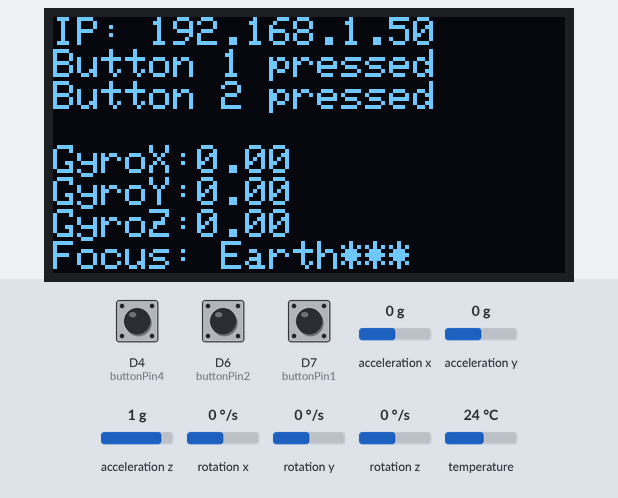
A sketch run on a simulated ESP8266 (NodeMCU). Shown: 128×64 one-colour display. The inputs (shaded band) are chosen by the test bench; at power-on: rotation x 0 °/s, D6 (buttonPin2) LOW, D7 (buttonPin1) LOW, rotation y 0 °/s, rotation z 0 °/s, D4 (buttonPin4) LOW, acceleration x 0 g, acceleration y 0 g, acceleration z 1 g, temperature 24 °C. WiFi joins after 1.5 s; servers stay silent unless stated; the display library's start-up logo is not drawn; what the sketch prints to the serial monitor is not drawn.

Above: at 3.2 s.
3.3 s: rotation x set to -192 °/s
At 4.6 s:
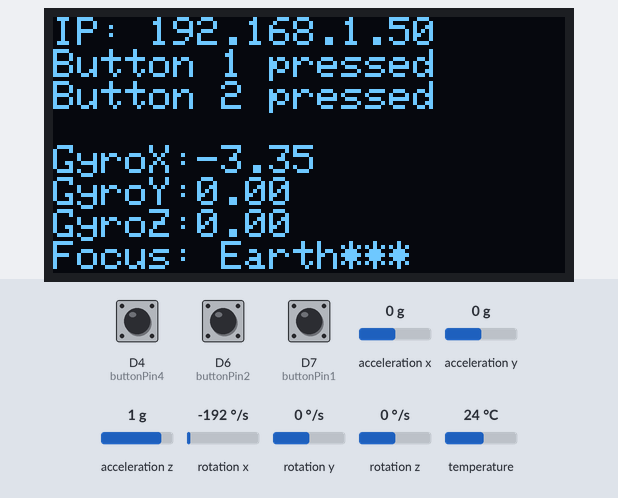
5.2 s: D6 (buttonPin2) pulled HIGH for 0.9 s
At 6.5 s:
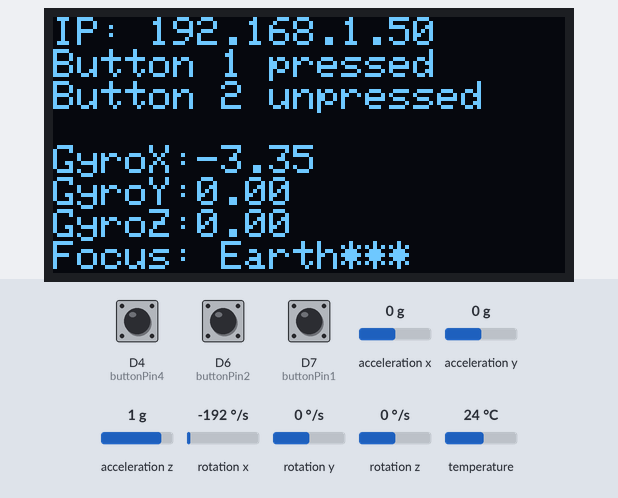
8.1 s: D7 (buttonPin1) pulled HIGH for 0.9 s
At 9.4 s:
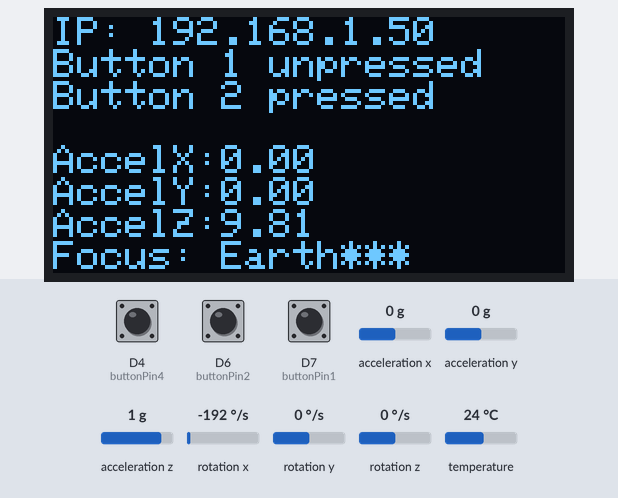
11.0 s: rotation y set to -192 °/s
At 11.9 s:
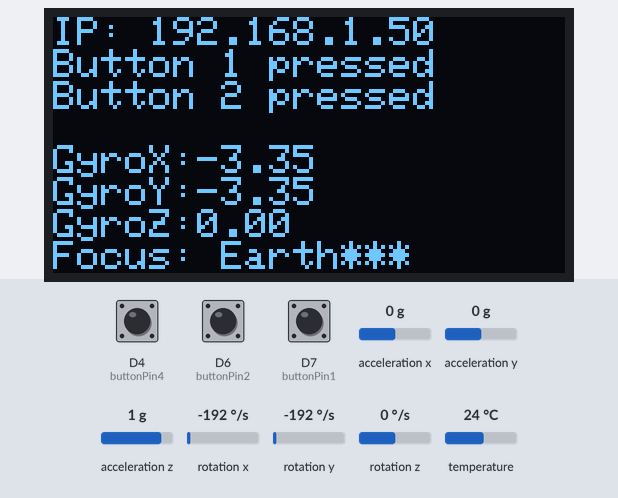
12.5 s: rotation z set to -192 °/s
At 14.3 s:
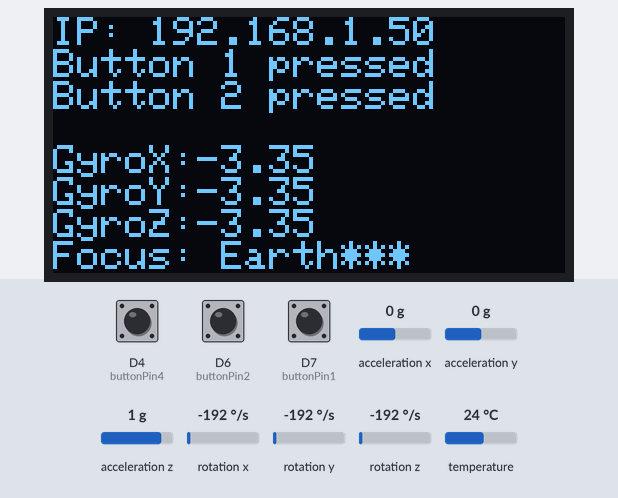
14.7 s: D6 (buttonPin2) pulled HIGH for 0.9 s
At 15.9 s:
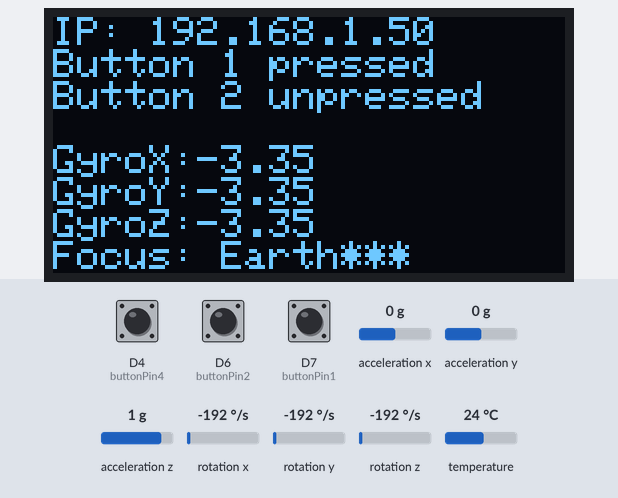
Timing chart, 0 to 17.7 s (numbered marks = the images above; inputs shaded):
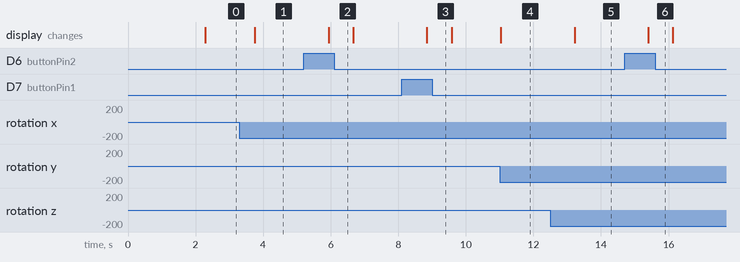

Measured:
- after the input at 3.3 s, the display: changes after 0.45 s (image 1)
- after the input at 5.2 s, the display: changes after 0.73 s (image 2)
- after the input at 8.1 s, the display: changes after 0.75 s (image 3)
- after the input at 11.0 s, the display: changes at once (image 4)
- after the input at 12.5 s, the display: changes after 0.72 s (image 5)
- after the input at 14.7 s, the display: changes after 0.70 s (image 6)

The sketch:

controllerTCPtoOpenSpaceArduino.ino
```cpp
#include <Adafruit_MPU6050.h>
#include <Adafruit_SSD1306.h>
#include <Adafruit_Sensor.h>
#include <Wire.h>
#include <ESP8266WiFi.h>
#include <ArduinoJson.h>

Adafruit_MPU6050 mpu;
Adafruit_SSD1306 display = Adafruit_SSD1306(128, 64, &Wire);

const int buttonPin1 = D7;
const int buttonPin2 = D6;
const int buttonPin3 = D3;
const int buttonPin4 = D4;

int buttonState1 = 0;
int buttonState2 = 0;
int gyroLastUpdate = 0;

int buttonState3 = 0;
int buttonState4 = 0;
int objectCount = 0;
int currentObj = 0;

const char* ssid = "your ssid";
const char* password = "your pwd";
const char* host = "host ip";
uint16_t port = 4681; // your open port e.g. OpenSpace use 4681

#define ARRAYSIZE 10
String sosyObj[ARRAYSIZE] = {"Earth", "Mercury", "Venus", "Mars", "Jupiter", "Saturn", "Uranus", "Neptune", "Pluto", "ISS" };

void setup() {
  // put your setup code here, to run once:
  Serial.begin(115200);

  // while (!Serial);
  Serial.println("MPU6050 OLED demo");

  if (!mpu.begin()) {
    Serial.println("Sensor init failed");
    while (1) {
      delay(10);
    }
  }
  Serial.println("Found a MPU-6050 sensor");

  mpu.setAccelerometerRange(MPU6050_RANGE_8_G);
  Serial.print("Accelerometer range set to: ");
  switch (mpu.getAccelerometerRange()) {
  case MPU6050_RANGE_2_G:
    Serial.println("+-2G");
    break;
  case MPU6050_RANGE_4_G:
    Serial.println("+-4G");
    break;
  case MPU6050_RANGE_8_G:
    Serial.println("+-8G");
    break;
  case MPU6050_RANGE_16_G:
    Serial.println("+-16G");
    break;
  }
  mpu.setGyroRange(MPU6050_RANGE_500_DEG);
  Serial.print("Gyro range set to: ");
  switch (mpu.getGyroRange()) {
  case MPU6050_RANGE_250_DEG:
    Serial.println("+- 250 deg/s");
    break;
  case MPU6050_RANGE_500_DEG:
    Serial.println("+- 500 deg/s");
    break;
  case MPU6050_RANGE_1000_DEG:
    Serial.println("+- 1000 deg/s");
    break;
  case MPU6050_RANGE_2000_DEG:
    Serial.println("+- 2000 deg/s");
    break;
  }

  mpu.setFilterBandwidth(MPU6050_BAND_5_HZ);
  Serial.print("Filter bandwidth set to: ");
  switch (mpu.getFilterBandwidth()) {
  case MPU6050_BAND_260_HZ:
    Serial.println("260 Hz");
    break;
  case MPU6050_BAND_184_HZ:
    Serial.println("184 Hz");
    break;
  case MPU6050_BAND_94_HZ:
    Serial.println("94 Hz");
    break;
  case MPU6050_BAND_44_HZ:
    Serial.println("44 Hz");
    break;
  case MPU6050_BAND_21_HZ:
    Serial.println("21 Hz");
    break;
  case MPU6050_BAND_10_HZ:
    Serial.println("10 Hz");
    break;
  case MPU6050_BAND_5_HZ:
    Serial.println("5 Hz");
    break;
  }


  // SSD1306_SWITCHCAPVCC = generate display voltage from 3.3V internally
  if (!display.begin(SSD1306_SWITCHCAPVCC, 0x3C)) { // Address 0x3C for 128x64
    Serial.println(F("SSD1306 allocation failed"));
    for (;;)
      ; // Don't proceed, loop forever
  }
  display.display();
  delay(500); // Pause for 2 seconds
  display.setTextSize(1);
  display.setTextColor(WHITE);
  display.setRotation(0);

  pinMode(buttonPin1, INPUT);
  pinMode(buttonPin2, INPUT);
  pinMode(buttonPin3, INPUT);
  pinMode(buttonPin4, INPUT);

  WiFi.begin(ssid, password);
  while (WiFi.status() != WL_CONNECTED) {
    delay(500);
    Serial.println("...");
  }

  Serial.print("WiFi connected with IP: ");
  Serial.println(WiFi.localIP());

}

void loop() {

  WiFiClient client;

  if (!client.connect(host, port)) {

        Serial.println("Connection to host failed");
        delay(1000);
        return;
  }


  Serial.println("Connected to server successful!");

    long now = micros();                  // Zeit in Mikrosekunden (µs)
    long dt  = now - gyroLastUpdate;      // Zeitdifferenz in Mikrosekunden (µs)
    gyroLastUpdate = now;


    sensors_event_t a, g, temp;
    mpu.getEvent(&a, &g, &temp);

    float winkelX;

    buttonState1 = digitalRead(buttonPin1);
    buttonState2 = digitalRead(buttonPin2);
    buttonState3 = digitalRead(buttonPin3);
    buttonState4 = digitalRead(buttonPin4);

    // put your main code here, to run repeatedly:
    display.clearDisplay();
    display.setCursor(0, 0);

    display.print("IP: ");
    display.print(WiFi.localIP());
    display.println("");

    if (buttonState1 == HIGH) {
      display.println("Button 1 unpressed");
    } else {
      display.println("Button 1 pressed");
      StaticJsonDocument<200> doc;
      doc["topic"] = 1;
      doc["type"] = "luascript";
      JsonObject payload = doc.createNestedObject("payload");
      //payload["script"] = "openspace.printInfo(\"Hello World\")";
      payload["script"] = "openspace.navigation.addGlobalRoll(5)";
      //serializeJson(doc, client);
    }
    if (buttonState2 == HIGH) {
      display.println("Button 2 unpressed");
    } else {
      display.println("Button 2 pressed");
      StaticJsonDocument<200> doc;
      doc["topic"] = 1;
      doc["type"] = "luascript";
      JsonObject payload = doc.createNestedObject("payload");
      //payload["script"] = "openspace.printInfo(\"Hello World\")";
      payload["script"] = "openspace.navigation.addGlobalRoll(-5)";
      //serializeJson(doc, client);
    }
    if (buttonState3 == LOW) {
        objectCount++;
        if (objectCount == 10) {
            objectCount = 0;
        }
    }

    //if (client.connected())
    //{
    //  client.println(a.acceleration.x);
    //}

    display.println("");
    if (buttonState1 == HIGH) {
      display.print("AccelX:");
      display.print(a.acceleration.x);
      display.println("");
      display.print("AccelY:");
      display.print(a.acceleration.y);
      display.println("");
      display.print("AccelZ:");
      display.print(a.acceleration.z);
      display.println("");
    } else {
      display.print("GyroX:");
      display.print(g.gyro.x);
      display.println("");
      display.print("GyroY:");
      display.print(g.gyro.y);
      display.println("");
      display.print("GyroZ:");
      display.print(g.gyro.z);
      display.println("");
    }

    display.print("Focus: ");
    display.print(sosyObj[objectCount]);
    if (currentObj == objectCount) {
      display.print("***");
    }
    display.println("");

    if (buttonState4 == LOW && currentObj != objectCount) {
      StaticJsonDocument<200> doc;

        doc["topic"] = 1;
        doc["type"] = "luascript";
        JsonObject payload = doc.createNestedObject("payload");
        payload["script"] = "openspace.pathnavigation.flyTo(\""+String(sosyObj[objectCount])+"\")";
        serializeJson(doc, client);

        currentObj = objectCount;
    }

    if (buttonState1 == LOW) {
        StaticJsonDocument<200> doc;
        float aX = a.acceleration.x;
        float aY = a.acceleration.y;

        doc["topic"] = 1;
        doc["type"] = "luascript";
        JsonObject payload = doc.createNestedObject("payload");
        payload["script"] = "openspace.navigation.addGlobalRotation("+String(aY)+", "+String(aX)+")";
        serializeJson(doc, client);
    }

    if (buttonState2 == LOW) {
        StaticJsonDocument<200> doc;
        float aX = a.acceleration.x;
        float aY = a.acceleration.y;

        doc["topic"] = 1;
        doc["type"] = "luascript";
        JsonObject payload = doc.createNestedObject("payload");
        payload["script"] = "openspace.navigation.addTruckMovement("+String(aX)+")";
        //payload["script"] = "openspace.navigation.addGlobalRotation("+String(aY)+", "+String(aX)+")";
        serializeJson(doc, client);
    }


    display.display();
    delay(500);

    Serial.println("Disconnecting...");
    client.stop();


}
```
